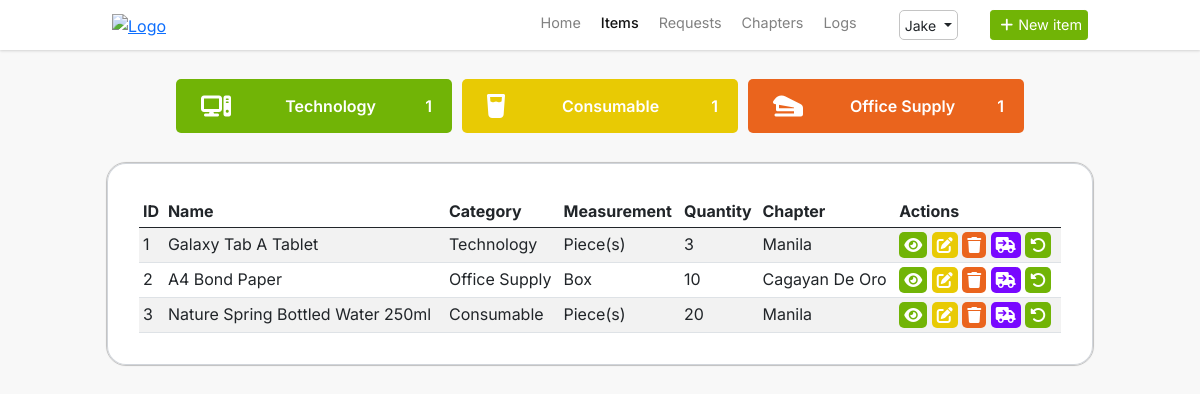
The page /items.php (signed in) on the database as committed earlier.
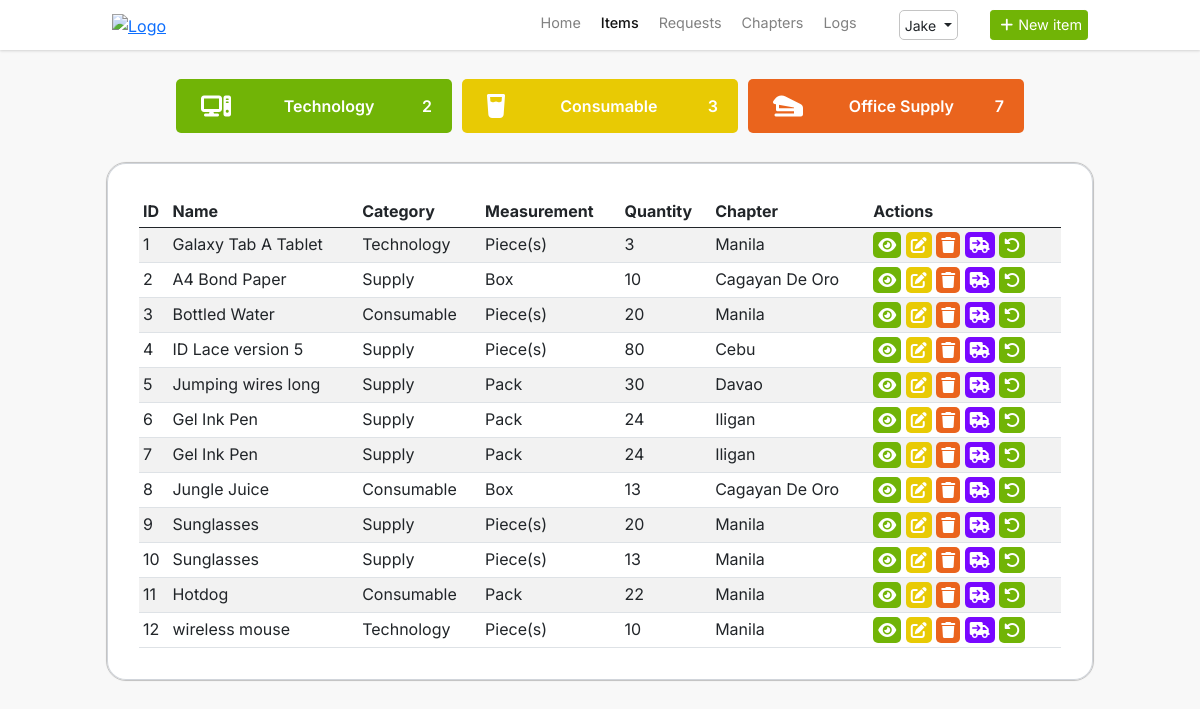
The same page on the database as committed later.
### tables this page shows
CREATE TABLE `items` (
  `item_id` int(11) NOT NULL,
  `item_name` varchar(255) NOT NULL,
  `item_category` int(11) NOT NULL,
  `item_measure` int(11) NOT NULL,
  `item_quantity` int(11) NOT NULL,
  `item_chapter` int(11) NOT NULL,
  `item_description` varchar(255) NOT NULL,
  `item_image` varchar(255) NOT NULL
);

CREATE TABLE `items_category` (
  `item_category_id` int(11) NOT NULL,
  `item_category_name` varchar(255) NOT NULL
);

CREATE TABLE `items_unit_of_measure` (
  `item_uom_id` int(11) NOT NULL,
  `item_uom_name` varchar(255) NOT NULL
);

CREATE TABLE `chapters` (
  `chapter_id` int(11) NOT NULL,
  `chapter_name` varchar(255) NOT NULL,
  `chapter_address` varchar(255) NOT NULL
);

### items.php (the view, shortened to what this page needs)
<?php
include 'includes/config.inc.php';
?>
<!DOCTYPE html>
<html lang="en">
<head>
    <?php include_once 'includes/headers.inc.php'; ?>
    <link rel="stylesheet" href="assets/css/style.css?v=<?php echo time(); ?>">
    <link rel="stylesheet" href="assets/css/nav.css?v=<?php echo time(); ?>">
    <link rel="stylesheet" href="assets/css/items.css?v=<?php echo time(); ?>">
    <link rel="stylesheet" href="https://cdn.datatables.net/1.13.6/css/jquery.dataTables.css" />
</head>
<body>
    <?php include 'nav.php';?>
    <div id="wrapper">
        <div class="section px-5 pt-4">
            <div class="row justify-content-center align-items-center">
                <div class="box col-sm-12 col-md-3 col-lg-3">
                    <i class="fa-solid fa-computer icon"></i>
                    <p class="m-0">Technology</p>
                    <?php
                        $query = "SELECT COUNT(item_category) FROM items WHERE item_category = 1";
                        $stmt = $pdo->query($query);
                        $count = $stmt->fetchColumn();
                        if ($count !== false) {
                            echo '<p class="m-0">'.$count.'</p>';
                        } else {
                            echo "Error fetching count";
                        }
                    ?>
                </div>
                <div class="box col-sm-12 col-md-3 col-lg-3">
                    <i class="fa-solid fa-glass-water icon"></i>
                    <p class="m-0">Consumable</p>
                    <?php
                        $query = "SELECT COUNT(item_category) FROM items WHERE item_category = 2";
                        $stmt = $pdo->query($query);
                        $count = $stmt->fetchColumn();
                        if ($count !== false) {
                            echo '<p class="m-0">'.$count.'</p>';
                        } else {
                            echo "Error fetching count";
                        }
                    ?>
                </div>
                <div class="box col-sm-12 col-md-3 col-lg-3">
                    <i class="fa-solid fa-stapler icon"></i>
                    <p class="m-0 px-2">Office Supply</p>
                    <?php
                        $query = "SELECT COUNT(item_category) FROM items WHERE item_category = 3";
                        $stmt = $pdo->query($query);
                        $count = $stmt->fetchColumn();
                        if ($count !== false) {
                            echo '<p class="m-0">'.$count.'</p>';
                        } else {
                            echo "Error fetching count";
                        }
                    ?>
                </div>
            </div>
            <br>
            <div class="row justify-content-center align-items-center">
                <div class="col-12 col-sm-12 col-md-12 col-lg-11">
                    <div class="table-responsive">
                        <table class="table table-hover table-sm table-striped">
                            <thead>
                                <tr>
                                    <th>ID</th>
                                    <th>Name</th>
                                    <th>Category</th>
                                    <th>Measurement</th>
                                    <?php
                                        if (isset($_SESSION['CT']) && ($_SESSION['CT']) != 0) {
                                            echo '<th scope="col">Quantity</th>';
                                            echo ($_SESSION['CH'] == 1) ? '<th scope="col">Chapter</th>' : '';
                                        }
                                    ?>
                                    <th>Actions</th>
                                </tr>
                            </thead>
                            <tbody>
                                <?php
                                    if (isset($_SESSION['CT'])) {
                                        try{
                                            if(($_SESSION['CH'] == 1) && ($_SESSION['CT'] == 1)) {
                                                $query = "SELECT items.item_id AS ID,\n"
                                                . "items.item_name AS Name,\n"
                                                . "items_category.item_category_name AS Category,\n"
                                                . "items_unit_of_measure.item_uom_name AS Measurement,\n"
                                                . "items.item_quantity AS Quantity,\n"
                                                . "chapters.chapter_name AS Chapter\n"
                                                . "FROM items\n"
                                                . "INNER JOIN items_category ON items.item_category = items_category.item_category_id\n"
                                                . "INNER JOIN items_unit_of_measure ON items.item_measure = items_unit_of_measure.item_uom_id\n"
                                                . "INNER JOIN chapters ON items.item_chapter = chapters.chapter_id;";
                                            } else if (($_SESSION['CH'] != 1) && ($_SESSION['CT'] == 1)) {
                                                $user_chapter = $_SESSION['CH'];
                                                $query = "SELECT
                                                            items.item_id AS ID,
                                                            items.item_name AS Name,
                                                            items_category.item_category_name AS Category,
                                                            items_unit_of_measure.item_uom_name AS Measurement,
                                                            items.item_quantity AS Quantity,
                                                            chapters.chapter_name AS Chapter
                                                        FROM items
                                                        INNER JOIN items_category ON items.item_category = items_category.item_category_id
                                                        INNER JOIN items_unit_of_measure ON items.item_measure = items_unit_of_measure.item_uom_id
                                                        INNER JOIN chapters ON items.item_chapter = chapters.chapter_id
                                                        WHERE items.item_chapter = $user_chapter;";
                                            }
                                            $stmt = $pdo->query($query);
                                            $stmt->execute();
                                            $result = $stmt->fetchAll(PDO::FETCH_ASSOC);
                                            foreach ($result as $row) {
                                            ?>
                                                <tr>
                                                    <td><?php echo $row['ID']; ?></td>
                                                    <td><?php echo $row['Name']; ?></td>
                                                    <td><?php echo $row['Category']; ?></td>
                                                    <td><?php echo $row['Measurement']; ?></td>
                                                    <?php
                                                        if (isset($_SESSION['CT']) && ($_SESSION['CT']) != 0) {
                                                            echo '<td>' . $row['Quantity'] . '</td>';
                                                            echo ($_SESSION['CH'] == 1) ? '<td>'.$row['Chapter'].'</td>' : '';
                                                        }
                                                    ?>
                                                    <td>
                                                        <?php if ($_SESSION['CT'] == 1) {
                                                            echo '
                                                            <a href="http://" target="" rel="noopener noreferrer" data-toggle="tooltip" title="View"><i class="fa-solid fa-eye"></i></a>
                                                            <a href="http://" target="" rel="noopener noreferrer" data-toggle="tooltip" title="Edit"><i class="fa-solid fa-pen-to-square"></i></a>
                                                            <a href="http://" target="" rel="noopener noreferrer" data-toggle="tooltip" title="Delete"><i class="fa-solid fa-trash"></i></i></a>
                                                            <a href="http://" target="" rel="noopener noreferrer" data-toggle="tooltip" title="Request"><i class="fa-solid fa-truck-arrow-right"></i></a>
                                                            <a href="http://" target="" rel="noopener noreferrer" data-toggle="tooltip" title="Return"><i class="fa-solid fa-rotate-left"></i></a>
                                                            ';
                                                        }
                                                        ?>
                                                    </td>
                                                </tr>
                                            <?php
                                            }
                                        } catch (PDOException $e) {
                                            echo "Error: " . $e->getMessage();
                                        }
                                    }
                                ?>
                            </tbody>
                        </table>
                    </div>
                </div>
            </div>
        </div>
    </div>
</body>
</html>

### includes/headers.inc.php (shortened to what this page needs)
<?php
echo '
<link rel="stylesheet" href="https://cdnjs.cloudflare.com/ajax/libs/font-awesome/6.2.1/css/all.min.css" />
<link href="https://unpkg.com/boxicons@2.1.1/css/boxicons.min.css" rel="stylesheet">
<link href="https://cdn.jsdelivr.net/npm/bootstrap@5.0.2/dist/css/bootstrap.min.css" rel="stylesheet">
<script src="assets/javascript/main.js"></script>
<script src="https://cdn.jsdelivr.net/npm/bootstrap@5.0.2/dist/js/bootstrap.bundle.min.js"></script>
<link href="https://uploads-ssl.webflow.com/6492dd5d65d1855cb14a6692/649425d6d5c2567ce414d063_favicon.svg" rel="shortcut icon" type="image/x-icon">
<link rel="stylesheet" href="https://cdn.datatables.net/1.13.6/css/jquery.dataTables.css"/>
<script src="https://cdn.datatables.net/1.13.6/js/jquery.dataTables.js"></script>
<script src="https://ajax.googleapis.com/ajax/libs/jquery/3.7.0/jquery.min.js"></script>
';

### nav.php (shortened to what this page needs)
<div class="section mainnav">
    <div class="row d-flex justify-content-center align-items-center">
        <div class="col-10">
            <nav>
                <div class="logo">
                    <a href="home.php"><img src="https://uploads-ssl.webflow.com/6492dd5d65d1855cb14a6692/6494571343918c14057fe090_DEVCON%20Kids%20Logo%20Horizontal.png" alt="Logo" loading="lazy"></a>
                </div>
                <div class="links d-flex">
                    <ul>
                        <li><a href="home.php" class="<?php echo (($_SESSION['active_tab'] === 'home.php')) ? 'active' : ''; ?>">Home</a></li>
                        <li><a href="items.php" class="<?php echo (($_SESSION['active_tab'] === 'items.php')) ? 'active' : ''; ?>">Items</a></li>
                        <li><a href="requests.php" class="<?php echo (($_SESSION['active_tab'] === 'requests.php')) ? 'active' : ''; ?>">Requests</a></li>
                        <?php
                            if (($_SESSION['CT'] === 1) && ($_SESSION['CH'] === 1)) {
                                $activeClass = ($_SESSION['active_tab'] === 'chapters.php') ? 'active' : '';
                                echo '<li><a href="chapters.php" class="' . $activeClass . '">Chapters</a></li>';
                            }
                        ?>
                        <li><a href="logs.php" class="<?php echo (($_SESSION['active_tab'] === 'logs.php')) ? 'active' : ''; ?>">Logs</a></li>
                    </ul>
                    <ul>
                        <div class="btn-group">
                            <button type="button" id="btn-more-action" class="btn btn-sm dropdown-toggle" data-toggle="dropdown" aria-haspopup="true" aria-expanded="false">
                                <?php
                                    echo $_SESSION['FN'];
                                ?>
                            </button>
                        </div>
                    </ul>
                    <?php
                        if ($_SESSION['active_tab'] == 'items.php') {
                            if(!empty($_SESSION['ID']) && ($_SESSION['CT'] == 1)) {
                                echo '<ul><button type="button" class="btn btn-success btnGreen btn-sm" data-toggle="modal" data-target="#exampleModal"><i class="fa-solid fa-plus addIcon"></i>New item
                                </button></ul>';
                            }
                        }
                    ?>
                </div>
            </nav>
        </div>
    </div>
</div>

### assets/css/style.css (style rules this page uses)
:root { --mainFont: 'Inter', sans-serif; --white: #fff; --gray: #f8f8f8; --darkGray: #818181; --black: #121212; --green: #71b406; --purple: #7808ff; --orange: #ea641d; --yellow: #e8ca04; --border: 1px solid #c4c4c4; --boxShadow: rgba(0, 0, 0, 0.1) 0px 1px 3px 0px, rgba(0, 0, 0, 0.06) 0px 1px 2px 0px; --boxShadowTable: rgba(0, 0, 0, 0.014) 0px 0px 0px 1px, rgb(209, 213, 219) 0px 0px 0px 1px inset; }
*, body, html { padding: 0; margin: 0; box-sizing: border-box; scroll-behavior: smooth; }
body { font-family: var(--mainFont); height: 100%; margin: 0; }
#wrapper { min-height: 100vh; background-color: var(--gray); height: 100%; margin: 0; }
.btnGreen { border: 1px solid var(--green); background-color: var(--green); font-size: 0.9rem; padding: 2px 5px; }

### assets/css/nav.css (style rules this page uses)
.mainnav { box-shadow: var(--boxShadow); top: 0; position: sticky; background-color: var(--white); z-index: 99; }
.row { margin: 0; }
nav { margin: 10px 0; display: flex; justify-content: space-between; align-items: center; }
.logo img { width: 150px; }
.links ul { margin: 0; display: flex; }
.links ul li { text-decoration: none; list-style-type: none; margin: 0 10px; }
.links ul li a { text-decoration: none; color: var(--darkGray); font-size: 0.9rem; transition: all 0.3s ease; }
.links ul li a.active { color: var(--black); font-weight: 500; }
#btn-more-action { border: var(--border); border-radius: 5px; padding: 2px 5px; text-transform: capitalize; }
.fa-solid { padding: 5px; border-radius: 5px; color: var(--white); }

### assets/css/items.css (style rules this page uses)
.box { background-color: #d3d3d3; margin: 5px; padding: 10px 20px; border-radius: 5px; display: flex; justify-content: space-between; align-items: center; }
.box i { color: var(--white); }
.box p { font-weight: 600; color: var(--white); }
.icon::before { font-size: 1.5rem; }
.box:first-of-type { background-color: var(--green); }
.box:nth-child(2) { background-color: var(--yellow); }
.box:nth-child(3) { background-color: var(--orange); }
.table-responsive { background-color: var(--white); padding: 2rem 2rem; border: var(--border); border-radius: 20px; box-shadow: var(--boxShadowTable); }
.table { margin-bottom: 0; }
.table .fa-solid { padding: 5px; border-radius: 5px; color: var(--white); }
.table .fa-eye { background-color: var(--green); }
.table .fa-pen-to-square { background-color: var(--yellow); }
.table .fa-trash { background-color: var(--orange); }
.table .fa-rotate-left { background-color: var(--green); }
.table .fa-truck-arrow-right { background-color: var(--purple); }

Rows that differ between the two databases and show on the page:
changed items "A4 Bond Paper": item_category.item_category_name "Office Supply" → "Supply"
changed items id 3: item_name "Nature Spring Bottled Water 250ml" → "Bottled Water"
added items: item_id "4", item_name "ID Lace version 5", item_category.item_category_name "Supply", item_measure.item_uom_name "Piece(s)", item_quantity "80", item_chapter.chapter_name "Cebu"
added items: item_id "5", item_name "Jumping wires long", item_category.item_category_name "Supply", item_measure.item_uom_name "Pack", item_quantity "30", item_chapter.chapter_name "Davao"
added items: item_id "6", item_name "Gel Ink Pen", item_category.item_category_name "Supply", item_measure.item_uom_name "Pack", item_quantity "24", item_chapter.chapter_name "Iligan"
added items: item_id "7", item_name "Gel Ink Pen", item_category.item_category_name "Supply", item_measure.item_uom_name "Pack", item_quantity "24", item_chapter.chapter_name "Iligan"
added items: item_id "8", item_name "Jungle Juice", item_category.item_category_name "Consumable", item_measure.item_uom_name "Box", item_quantity "13", item_chapter.chapter_name "Cagayan De Oro"
added items: item_id "9", item_name "Sunglasses", item_category.item_category_name "Supply", item_measure.item_uom_name "Piece(s)", item_quantity "20", item_chapter.chapter_name "Manila"
added items: item_id "10", item_name "Sunglasses", item_category.item_category_name "Supply", item_measure.item_uom_name "Piece(s)", item_quantity "13", item_chapter.chapter_name "Manila"
added items: item_id "11", item_name "Hotdog", item_category.item_category_name "Consumable", item_measure.item_uom_name "Pack", item_quantity "22", item_chapter.chapter_name "Manila"
added items: item_id "12", item_name "wireless mouse", item_category.item_category_name "Technology", item_measure.item_uom_name "Piece(s)", item_quantity "10", item_chapter.chapter_name "Manila"
Other text that changed with them:
$count: "1" → "2"
$count: "1" → "3"
$count: "1" → "7"
